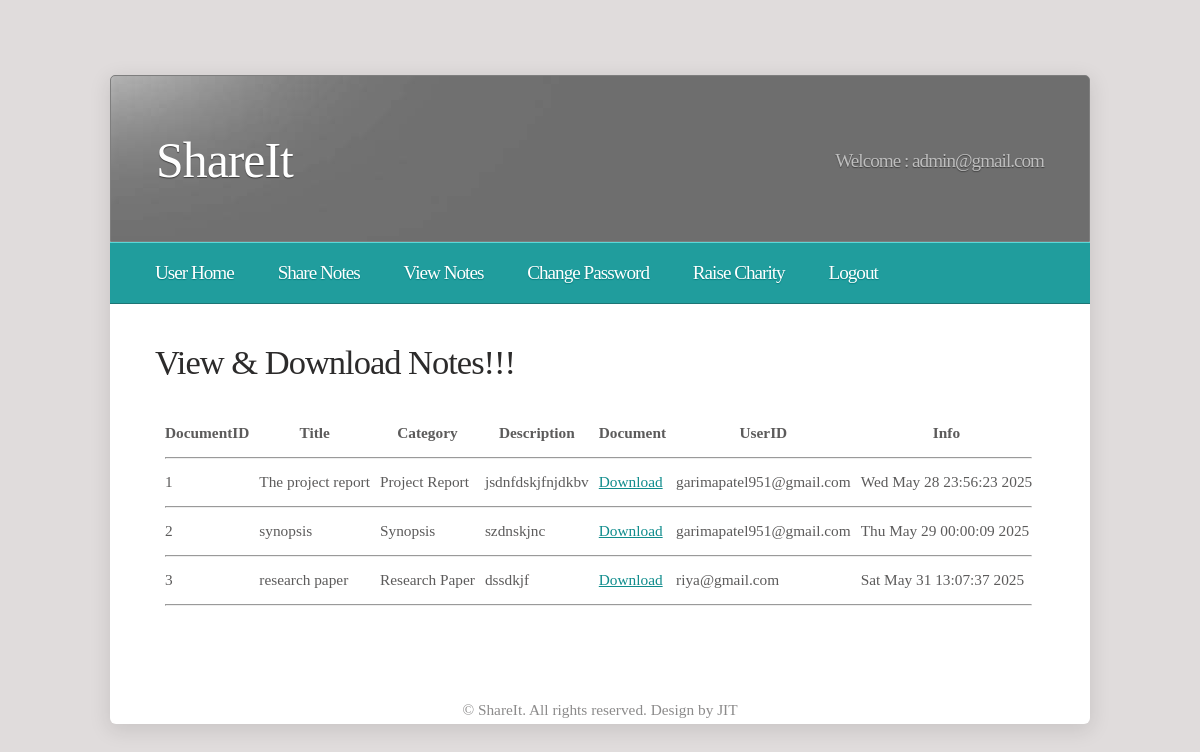
/viewnotes/ (signed in), run on the app's committed database.
### shareit/models.py (models this page shows)
class Sharenotes(models.Model):
    docid=models.AutoField(primary_key=True)
    title=models.CharField(max_length=50)
    category=models.CharField(max_length=50)
    description=models.CharField(max_length=500)
    filename=models.CharField(max_length=100)
    uid=models.CharField(max_length=50)
    info=models.CharField(max_length=50)

### shareit/views.py (the view)
# urls.py: path('viewnotes/', views.viewnotes),
def viewnotes(request):
    data=models.Sharenotes.objects.all()
    return render(request,"viewnotes.html",{"sunm":request.session["sunm"],"data":data})

### shareit/templates/viewnotes.html
{% load static %}
{% include 'userheader.html' %}
{% include 'usernav.html' %}
<div id="page">
<h2>View & Download Notes!!!</h2>
<table cellspacing="10">
<tr>
<th>DocumentID</th>
<th>Title</th>
<th>Category</th>
<th>Description</th>
<th>Document</th>
<th>UserID</th>
<th>Info</th>
</tr>
<tr><td colspan="7"><hr/></td></tr>
{% for row in data %}
<tr>
<td>{{row.docid}}</td>
<td>{{row.title}}</td>
<td>{{row.category}}</td>
<td>{{row.description}}</td>
<td><a href="/media/{{row.filename}}">Download</a></td>
<td>{{row.uid}}</td>
<td>{{row.info}}</td>
</tr>
<tr><td colspan="7"><hr/></td></tr>
{% endfor %}
</table>
<br class="clearfix" />
</div>
{% include 'loginfooter.html' %}

### shareit/static/css/style.css (style rules this page uses)
* { margin: 0; padding: 0; }
a { text-decoration: underline; color: #0F8C8C; }
body { font-size: 11.5pt; color: #5C5B5B; line-height: 1.75em; background: #E0DCDC url(images/img01.gif) repeat-x top left; }
body,input { font-family: Georgia, serif; }
h1,h2,h3,h4 { font-weight: normal; letter-spacing: -1px; }
h2 { font-size: 2.25em; }
h2,h3,h4 { color: #2C2B2B; margin-bottom: 1em; }
#page { padding: 45px 45px 15px 45px; position: relative; width: 890px; margin: 0; }

### data on the page
Sharenotes: docid "1", title "The project report", category "Project Report", description "jsdnfdskjfnjdkbv", uid "garimapatel951@gmail.com", info "Wed May 28 23:56:23 2025"
Sharenotes: docid "2", title "synopsis", category "Synopsis", description "szdnskjnc", uid "garimapatel951@gmail.com", info "Thu May 29 00:00:09 2025"
Sharenotes: docid "3", title "research paper", category "Research Paper", description "dssdkjf", uid "riya@gmail.com", info "Sat May 31 13:07:37 2025"

### other printed values
{{ sunm }} "admin@gmail.com"
